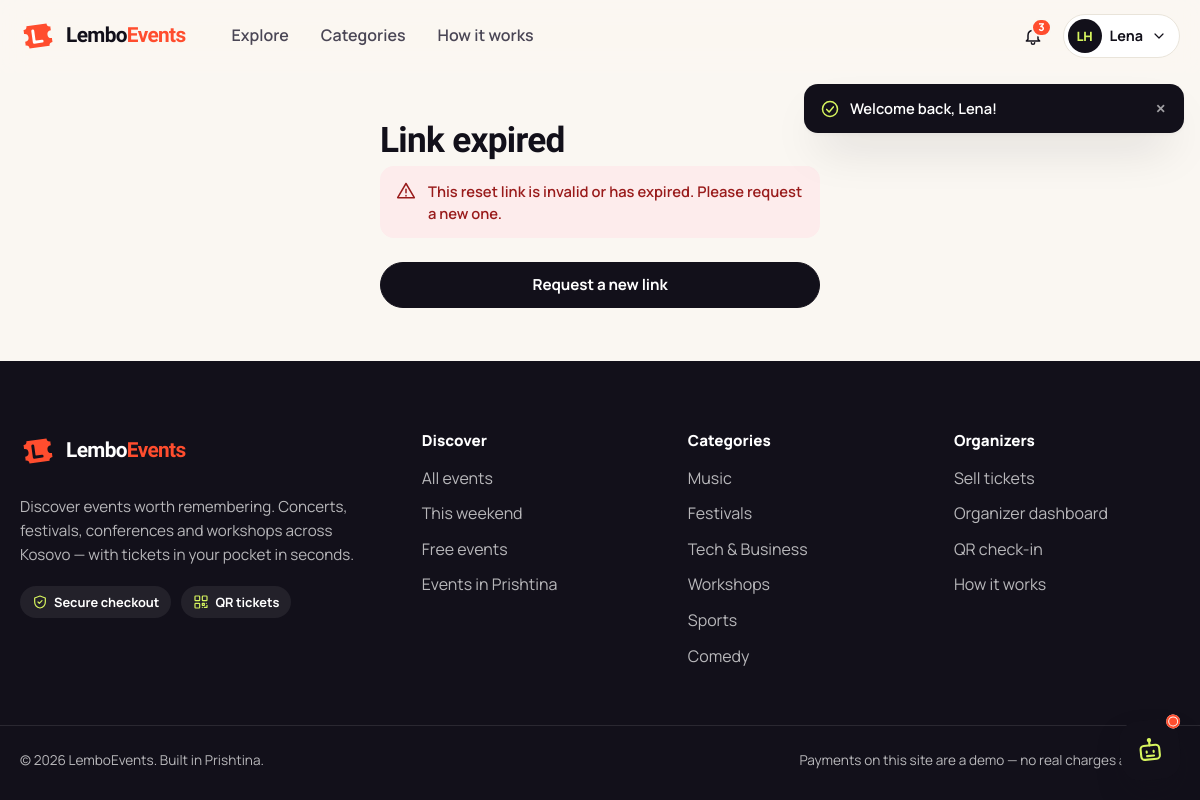
/reset-password.php (signed in), run on the app's committed database.
### tables this page shows
CREATE TABLE users (
    id              INT UNSIGNED AUTO_INCREMENT PRIMARY KEY,
    role            ENUM('attendee','organizer','admin') NOT NULL DEFAULT 'attendee',
    first_name      VARCHAR(60)  NOT NULL,
    last_name       VARCHAR(60)  NOT NULL,
    email           VARCHAR(190) NOT NULL,
    password_hash   VARCHAR(255) NOT NULL,
    phone           VARCHAR(30)  NULL,
    city            VARCHAR(80)  NULL,
    avatar          VARCHAR(255) NULL,
    status          ENUM('active','suspended') NOT NULL DEFAULT 'active',
    suspended_reason VARCHAR(255) NULL,
    last_login_at   DATETIME NULL,
    created_at      DATETIME NOT NULL DEFAULT CURRENT_TIMESTAMP,
    updated_at      DATETIME NOT NULL DEFAULT CURRENT_TIMESTAMP ON UPDATE CURRENT_TIMESTAMP,
    UNIQUE KEY uq_users_email (email),
    KEY idx_users_role_status (role, status)
);

CREATE TABLE categories (
    id           INT UNSIGNED AUTO_INCREMENT PRIMARY KEY,
    name         VARCHAR(60)  NOT NULL,
    slug         VARCHAR(80)  NOT NULL,
    icon         VARCHAR(40)  NOT NULL DEFAULT 'spark',
    color        CHAR(7)      NOT NULL DEFAULT '#FF4D2E',
    description  VARCHAR(255) NULL,
    sort_order   SMALLINT     NOT NULL DEFAULT 0,
    is_active    TINYINT(1)   NOT NULL DEFAULT 1,
    created_at   DATETIME NOT NULL DEFAULT CURRENT_TIMESTAMP,
    updated_at   DATETIME NOT NULL DEFAULT CURRENT_TIMESTAMP ON UPDATE CURRENT_TIMESTAMP,
    UNIQUE KEY uq_categories_slug (slug),
    UNIQUE KEY uq_categories_name (name)
);

### includes/functions.php (called while the page is built, shortened)
<?php
function e($value): string
{
    return htmlspecialchars((string) ($value ?? ''), ENT_QUOTES | ENT_SUBSTITUTE, 'UTF-8');
}
function url(string $path = ''): string
{
    return BASE_URL . '/' . ltrim($path, '/');
}
function asset(string $path): string
{
    $file = ROOT_PATH . '/assets/' . ltrim($path, '/');
    $v = is_file($file) ? filemtime($file) : 1;
    return url('assets/' . ltrim($path, '/')) . '?v=' . $v;
}
function take_flashes(): array
{
    $f = $_SESSION['flash'] ?? [];
    return $f;
}
function initials(string $name): string
{
    $parts = preg_split('/\s+/', trim($name)) ?: [];
    $s = '';
    foreach (array_slice($parts, 0, 2) as $p) {
        $s .= mb_strtoupper(mb_substr($p, 0, 1));
    }
    return $s ?: '?';
}
function unread_notifications(int $userId): int
{
    return (int) db_value('SELECT COUNT(*) FROM notifications WHERE user_id = ? AND is_read = 0', [$userId]);
}

### includes/auth.php (called while the page is built, shortened)
<?php
function current_user(): ?array
{
    static $user = false;
    if ($user !== false) {
        return $user;
    }
    $id = (int) ($_SESSION['user_id'] ?? 0);
    $row = db_one('SELECT id, role, first_name, last_name, email, phone, city, avatar, status, created_at FROM users WHERE id = ?', [$id]);
    $row['name'] = $row['first_name'] . ' ' . $row['last_name'];
    return $user = $row;
}

### config/database.php (called while the page is built, shortened)
<?php
function db(): PDO
{
    static $pdo = null;
    if ($pdo instanceof PDO) {
        return $pdo;
    }
    $dsn = sprintf('mysql:host=%s;port=%s;dbname=%s;charset=utf8mb4', DB_HOST, DB_PORT, DB_NAME);
    try {
        $pdo = new PDO($dsn, DB_USER, DB_PASS, [
            PDO::ATTR_ERRMODE            => PDO::ERRMODE_EXCEPTION,
            PDO::ATTR_DEFAULT_FETCH_MODE => PDO::FETCH_ASSOC,
            PDO::ATTR_EMULATE_PREPARES   => false,
            PDO::ATTR_STRINGIFY_FETCHES  => false,
        ]);
        $pdo->exec("SET time_zone = '" . (new DateTime())->format('P') . "'");
    } catch (PDOException $e) {
        error_log('[LemboEvents] DB connection failed: ' . $e->getMessage());
        http_response_code(503);
        $isApi = str_contains($_SERVER['SCRIPT_NAME'] ?? '', '/api/');
        if ($isApi) {
            header('Content-Type: application/json');
            echo json_encode(['ok' => false, 'error' => 'Database unavailable.']);
        } else {
            echo '<!doctype html><meta charset="utf-8"><title>Service unavailable</title>'
                . '<body style="font-family:system-ui;padding:3rem;max-width:40rem;margin:auto">'
                . '<h1>We\'ll be right back</h1><p>LemboEvents cannot reach its database. '
                . 'Make sure MySQL is running in XAMPP and that <code>database/schema.sql</code> has been imported.</p>';
        }
        exit;
    }
    return $pdo;
}
function db_all(string $sql, array $params = []): array
{
    $st = db()->prepare($sql);
    $st->execute($params);
    return $st->fetchAll();
}
function db_one(string $sql, array $params = []): ?array
{
    $st = db()->prepare($sql);
    $st->execute($params);
    $row = $st->fetch();
    return $row === false ? null : $row;
}
function db_value(string $sql, array $params = [])
{
    $st = db()->prepare($sql);
    $st->execute($params);
    $v = $st->fetchColumn();
    return $v === false ? null : $v;
}

### includes/partials/chatbot_widget.php (the view, shortened to what this page needs)
<div class="lembobot" id="lembobot" data-api="<?= e(url('api/chatbot.php')) ?>">
    <button type="button" class="lembobot-fab" id="lembobotToggle" aria-label="Open LemboBot assistant" aria-expanded="false" aria-controls="lembobotPanel">
        <span class="fab-icon fab-open"><?= icon('bot') ?></span>
        <span class="fab-pulse" aria-hidden="true"></span>
    </button>
</div>

### includes/header.php (shortened to what this page needs)
<?php
$user = current_user();
$bodyClass ??= '';
$activeNav ??= '';
$layout ??= 'public';
$unread = $user ? unread_notifications((int) $user['id']) : 0;
$flashes = take_flashes();
?><!doctype html>
<html lang="en">
<head>
    <link rel="stylesheet" href="<?= e(asset('css/app.css')) ?>">
    <link rel="stylesheet" href="<?= e(asset('css/chatbot.css')) ?>">
</head>
<body class="<?= e(trim($bodyClass . ' layout-' . $layout)) ?>">
<header class="site-header" id="siteHeader">
    <div class="container nav-inner">
        <a class="brand" href="<?= e(url('index.php')) ?>" aria-label="LemboEvents home">
            <span class="brand-mark" aria-hidden="true">
                <svg viewBox="0 0 32 32"><path d="M4 9a3 3 0 0 0 3-3h18a3 3 0 0 0 3 3v3.5a3.5 3.5 0 0 0 0 7V23a3 3 0 0 0-3 3H7a3 3 0 0 0-3-3v-3.5a3.5 3.5 0 0 0 0-7z" fill="currentColor"/><path d="M12 11v10h7" fill="none" stroke="#fff" stroke-width="2.6" stroke-linecap="round" stroke-linejoin="round"/></svg>
            </span>
            <span class="brand-name">Lembo<span>Events</span></span>
        </a>
        <nav class="nav-links" aria-label="Primary">
            <a href="<?= e(url('events.php')) ?>" class="<?= $activeNav === 'events' ? 'active' : '' ?>">Explore</a>
            <a href="<?= e(url('index.php#categories')) ?>">Categories</a>
            <a href="<?= e(url('index.php#how-it-works')) ?>">How it works</a>
        </nav>
        <div class="nav-actions">
            <?php if ($user): ?>
                <div class="dropdown" data-dropdown>
                    <button class="icon-btn notif-btn" type="button" aria-label="Notifications" aria-haspopup="true" aria-expanded="false" data-dropdown-toggle data-notif-toggle>
                        <?= icon('bell') ?>
                        <span class="notif-count<?= $unread ? '' : ' is-hidden' ?>" data-notif-count><?= $unread > 99 ? '99+' : (int) $unread ?></span>
                    </button>
                </div>
                <div class="dropdown user-dropdown" data-dropdown>
                    <button class="avatar-btn" type="button" aria-haspopup="true" aria-expanded="false" data-dropdown-toggle aria-label="Account menu">
                        <?php if ($user['avatar']): ?>
                            <img src="<?= e(image_url($user['avatar'])) ?>" alt="" width="36" height="36">
                        <?php else: ?>
                            <span class="avatar-initials"><?= e(initials($user['name'])) ?></span>
                        <?php endif; ?>
                        <span class="avatar-name"><?= e($user['first_name']) ?></span>
                        <?= icon('chevron-down', 'icon-sm') ?>
                    </button>
                </div>
            <?php else: ?>
                <a class="btn btn-ghost btn-sm hide-sm" href="<?= e(url('login.php')) ?>">Log in</a>
                <a class="btn btn-primary btn-sm hide-sm" href="<?= e(url('register.php')) ?>">Sign up</a>
            <?php endif; ?>
        </div>
    </div>
</header>
<div class="toast-stack" id="toastStack" aria-live="polite" aria-atomic="false">
    <?php foreach ($flashes as $f): ?>
        <div class="toast toast-<?= e($f['type']) ?>" data-autodismiss role="status">
            <?= icon($f['type'] === 'success' ? 'check-circle' : ($f['type'] === 'error' ? 'x-circle' : 'info')) ?>
            <span><?= e($f['message']) ?></span>
            <button type="button" class="toast-close" aria-label="Dismiss">&times;</button>
        </div>
    <?php endforeach; ?>
</div>
<?php if ($layout === 'dashboard'): ?>
    <?php require __DIR__ . '/partials/dashboard_nav.php'; ?>
<?php else: ?>
<main id="main" class="site-main">
<?php endif; ?>

### includes/footer.php (shortened to what this page needs)
<?php
$layout ??= 'public';
$footerCategories = db_all('SELECT name, slug FROM categories WHERE is_active = 1 ORDER BY sort_order LIMIT 6');
?>
<?php if ($layout === 'dashboard'): ?>
        </div>
    </main>
</div>
<?php else: ?>
</main>
<footer class="site-footer">
    <div class="container footer-grid">
        <div class="footer-brand">
            <a class="brand brand-light" href="<?= e(url('index.php')) ?>">
                <span class="brand-mark" aria-hidden="true"><svg viewBox="0 0 32 32"><path d="M4 9a3 3 0 0 0 3-3h18a3 3 0 0 0 3 3v3.5a3.5 3.5 0 0 0 0 7V23a3 3 0 0 0-3 3H7a3 3 0 0 0-3-3v-3.5a3.5 3.5 0 0 0 0-7z" fill="currentColor"/><path d="M12 11v10h7" fill="none" stroke="#12101A" stroke-width="2.6" stroke-linecap="round" stroke-linejoin="round"/></svg></span>
                <span class="brand-name">Lembo<span>Events</span></span>
            </a>
            <p>Discover events worth remembering. Concerts, festivals, conferences and workshops across Kosovo — with tickets in your pocket in seconds.</p>
            <div class="footer-badges">
                <span><?= icon('shield') ?> Secure checkout</span>
                <span><?= icon('qr') ?> QR tickets</span>
            </div>
        </div>
        <div>
            <h3>Discover</h3>
            <ul>
                <li><a href="<?= e(url('events.php')) ?>">All events</a></li>
                <li><a href="<?= e(url('events.php?date=weekend')) ?>">This weekend</a></li>
                <li><a href="<?= e(url('events.php?price=free')) ?>">Free events</a></li>
                <li><a href="<?= e(url('events.php?city=Prishtina')) ?>">Events in Prishtina</a></li>
            </ul>
        </div>
        <div>
            <h3>Categories</h3>
            <ul>
                <?php foreach ($footerCategories as $c): ?>
                    <li><a href="<?= e(url('events.php?category=' . $c['slug'])) ?>"><?= e($c['name']) ?></a></li>
                <?php endforeach; ?>
            </ul>
        </div>
        <div>
            <h3>Organizers</h3>
            <ul>
                <li><a href="<?= e(url('register.php?role=organizer')) ?>">Sell tickets</a></li>
                <li><a href="<?= e(url('organizer/dashboard.php')) ?>">Organizer dashboard</a></li>
                <li><a href="<?= e(url('organizer/check-in.php')) ?>">QR check-in</a></li>
                <li><a href="<?= e(url('index.php#how-it-works')) ?>">How it works</a></li>
            </ul>
        </div>
    </div>
    <div class="container footer-bottom">
        <span>&copy; <?= date('Y') ?> LemboEvents. Built in Prishtina.</span>
        <span>Payments on this site are a demo — no real charges are made.</span>
    </div>
</footer>
<?php endif; ?>
<?php require __DIR__ . '/partials/chatbot_widget.php'; ?>
</body>
</html>

### assets/css/chatbot.css (style rules this page uses)
.lembobot { position: fixed; right: 20px; bottom: 20px; z-index: 900; font-family: var(--font-body); }
.lembobot-fab { position: relative; width: 60px; height: 60px; border-radius: 20px; display: grid; place-items: center; background: var(--ink); color: var(--lime); box-shadow: 0 14px 30px -10px rgba(18, 16, 26, .55); transition: transform .25s var(--ease), border-radius .25s, bottom .25s; transform: rotate(-6deg); }
.fab-pulse { position: absolute; top: -3px; right: -3px; width: 14px; height: 14px; border-radius: 50%; background: var(--flame); border: 3px solid var(--paper); }
.fab-pulse::after { content: ""; position: absolute; inset: -3px; border-radius: 50%; border: 2px solid var(--flame); animation: ping 1.8s infinite; }

### data on the page
users: first_name "Lena"
categories: name "Music"
categories: name "Festivals"
categories: name "Tech & Business"
categories: name "Workshops"
categories: name "Sports"
categories: name "Comedy"

### other printed values
$unread "3"
initials($user['name']) "LH"
$f['message'] "Welcome back, Lena!"
